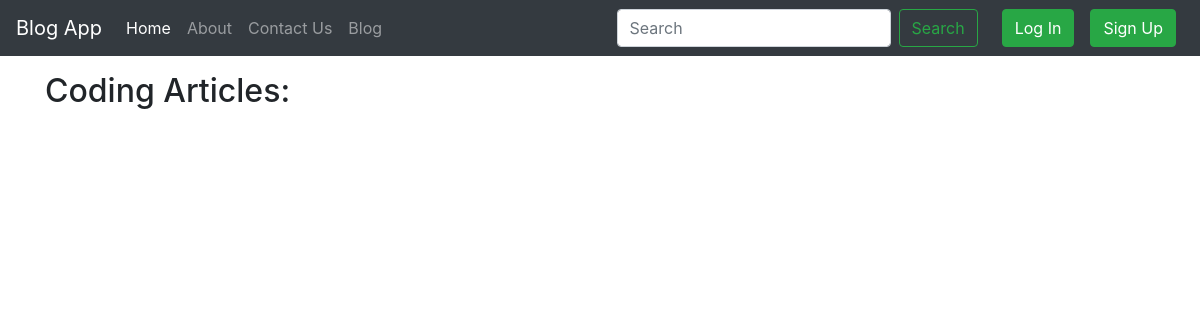
Before: /blog/ with the older database file.
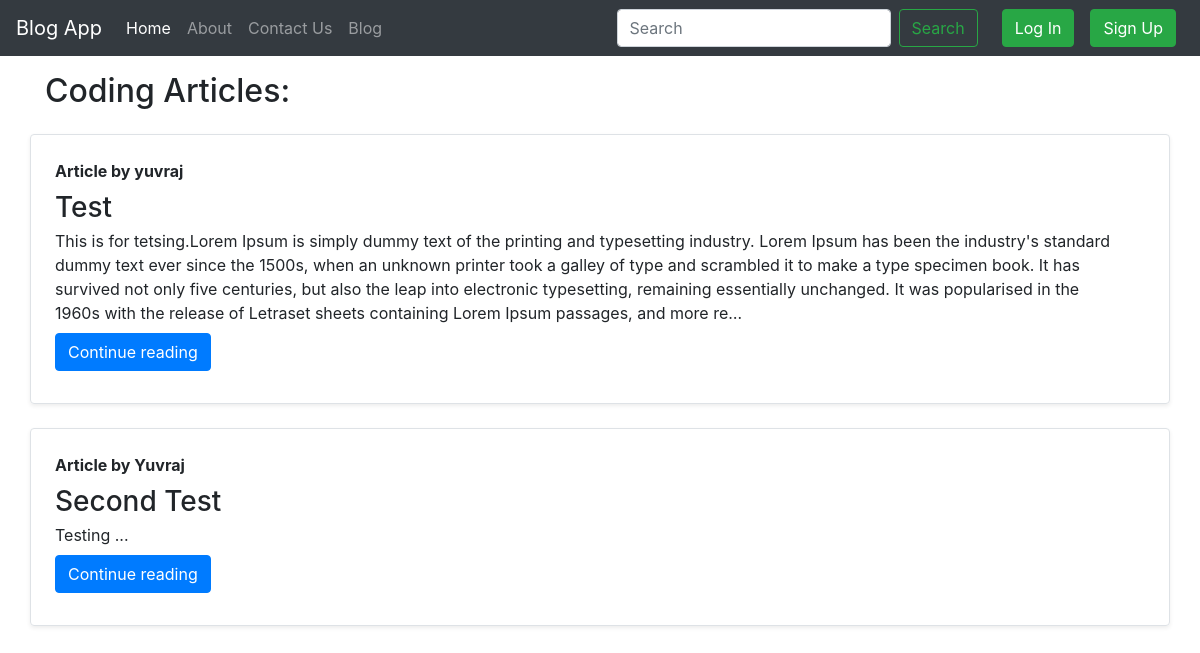
After: the same page with the newer database file.
### blog/models.py (models this page shows, shortened)
class Post(models.Model):
    sno=models.AutoField(primary_key=True)
    title=models.CharField(max_length=255)
    author=models.CharField(max_length=13)
    slug=models.CharField(max_length=130)
    content=models.TextField()
    timeStamp=models.DateTimeField(blank=True)

### blog/views.py (the view)
# urls.py: path('',views.blogHome,name='blogHome'),
def blogHome(request):
    allPost=Post.objects.all()
    context={'allPost':allPost}
    return render(request,'blog/blogHome.html' ,context)

### templates/blog/blogHome.html (shortened to what this page needs)
{% extends 'base.html' %}
{% block body %}
<div class="container my-3">
  <h2>Coding Articles:</h2>
{% for post in allPost %}
  <div class="row g-0 border rounded overflow-hidden flex-md-row my-4 shadow-sm h-md-250 position-relative __web-inspector-hide-shortcut__">
    <div class="col p-4 d-flex flex-column position-static">
      <strong class="d-inline-block mb-2 text-primary-emphasis">Article by {{post.author}}</strong>
      <h3 class="mb-0">{{post.title}}</h3>
      <p class="card-text mb-auto">{{post.content| truncatechars:500}}</p>
      <div class="my-2">
      <a href="/blog/{{post.slug}}" role="button" class="btn btn-primary">
        Continue reading
      </a>
    </div>
    </div>
    <div class="col-auto d-none d-lg-block">
    </div>
  </div>
  {% endfor %}
</div>
{% endblock body %}

Changed rows visible on the page:
added Post: author "yuvraj", title "Test", content "This is for tetsing.Lorem Ipsum is simply dummy text of the printing and typesetting industry. Lorem Ipsum has been the industry's standard dummy text ever since the 1500s, when an unknown printer took a galley of type and scrambled it to make a type specimen book. It has survived not only five centuries, but also the leap into electronic typesetting, remaining essentially unchanged. It was popularised in the 1960s with the release of Letraset sheets containing Lorem Ipsum passages, and more re…"
added Post: author "Yuvraj", title "Second Test", content "Testing ..."
